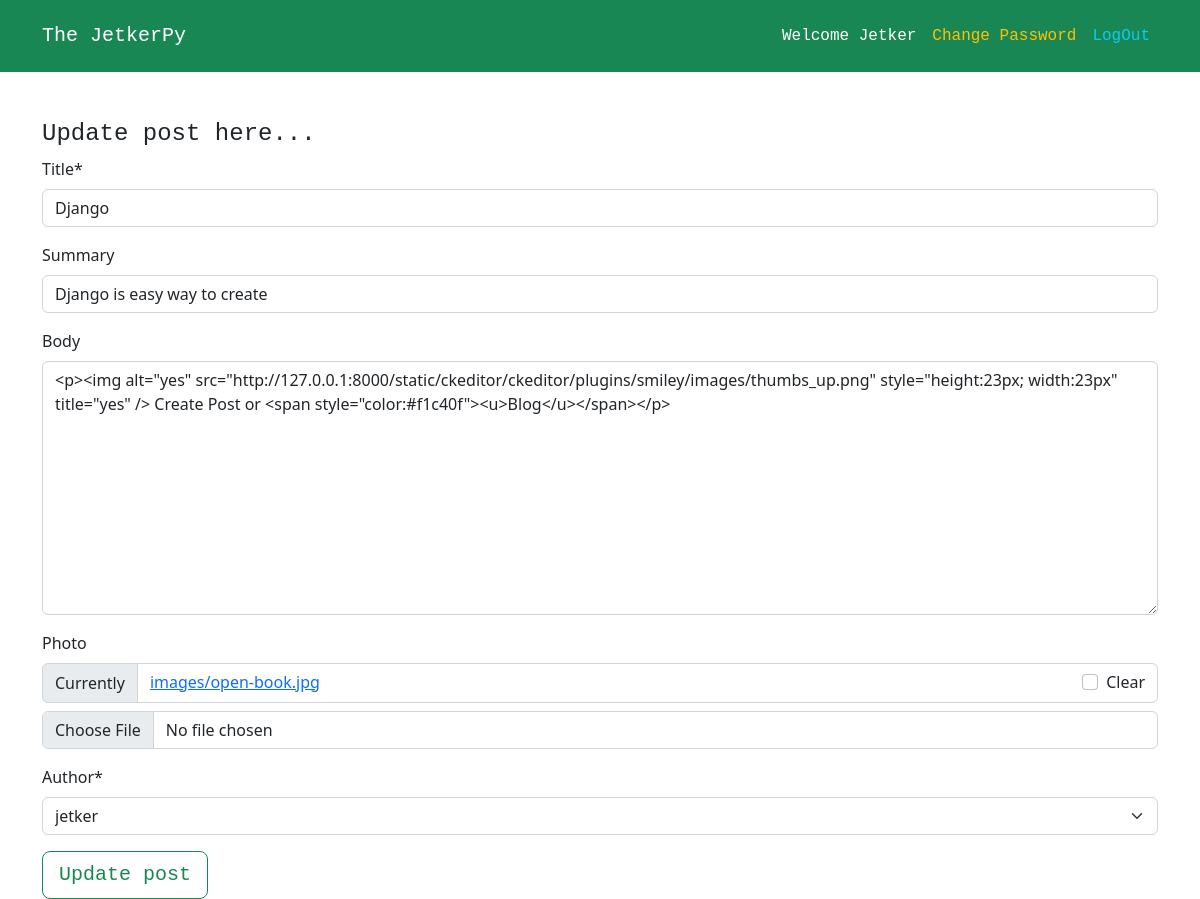
The page /post/update/1/ (signed in) on the database its author committed.
### accounts/models.py (models this page shows)
class CustomUser(AbstractUser):
    age = models.PositiveIntegerField(null=True, blank=True)

### post/models.py (models this page shows, shortened)
class Post(models.Model):
    title = models.CharField(max_length=200)
    summary = models.CharField(max_length=200, blank=True)
    body = RichTextField(blank = True, null = True)
    photo = models.ImageField(upload_to = 'images/', blank = True)
    date = models.DateTimeField(auto_now_add=True)
    author = models.ForeignKey(
        get_user_model(),
        on_delete=models.CASCADE,
    )

### post/views.py (the view)
# urls.py: path('update/<int:pk>/',PostUpdateView.as_view(), name = 'update' ),
class PostUpdateView(LoginRequiredMixin,UserPassesTestMixin,UpdateView):
    model = Post
    fields = "__all__"
    template_name = 'update_post.html'
    def test_func(self):
        obj = self.get_object()
        return obj.author == self.request.user

### templates/update_post.html (shortened to what this page needs)
{% extends 'base.html' %}
{% load crispy_forms_tags %}
{% block content %}
    <div class="mt-5">
        <h4 class="font-monospace">Update post here...</h4>
        <form action="" method="post" enctype="multipart/form-data">{% csrf_token %}
            {{ form|crispy }}
            <button class="btn btn-outline-success btn-lg font-monospace" type="submit">Update post</button>
        </form>
    </div>
{% endblock content %}

### templates/base.html (shortened to what this page needs)
<!doctype html>
<html lang="en">
  <head>
    <link href="https://cdn.jsdelivr.net/npm/bootstrap@5.2.0/dist/css/bootstrap.min.css" rel="stylesheet">
  </head>
  <body>
    <nav class="navbar navbar-expand-lg bg-success p-3">
      <div class="container">
        <a class="navbar-brand display-3 text-white font-monospace" href="{% url 'home' %}">The JetkerPy</a>
        <div class="collapse navbar-collapse flex-grow-0 " id="navbarSupportedContent">
          {% if user.is_authenticated %}
            <ul class="navbar-nav me-auto">
              <li class="nav-item">
                <a class="nav-link active text-white font-monospace" aria-current="page" href="#">Welcome {{ user.username|title }}</a>
              </li>
              <li class="nav-item">
                <a class="nav-link active text-warning font-monospace" aria-current="page" href="{% url 'password_change' %}">Change Password</a>
              </li>
              <li class="nav-item">
                <a class="nav-link text-info font-monospace" href="{% url 'logout' %}">LogOut</a>
              </li>
          {% endif %}
            </ul>
        </div>
      </div>
    </nav>
    <main>
        <div class="container">
            {% block content %}
            {% endblock content %}
        </div>
    </main>
  </body>
</html>

### rows shown on the page
CustomUser: username "Jetker"
Post: title "Django", summary "Django is easy way to create", body "<p><img alt=\"yes\" src=\"http://127.0.0.1:8000/static/ckeditor/ckeditor/plugins/smiley/images/thumbs_up.png\" style=\"height:23px; width:23px\" title=\"yes\" /> Create Post or <span style=\"color:#f1c40f\"><u>Blog</u></span></p>", author "jetker"
